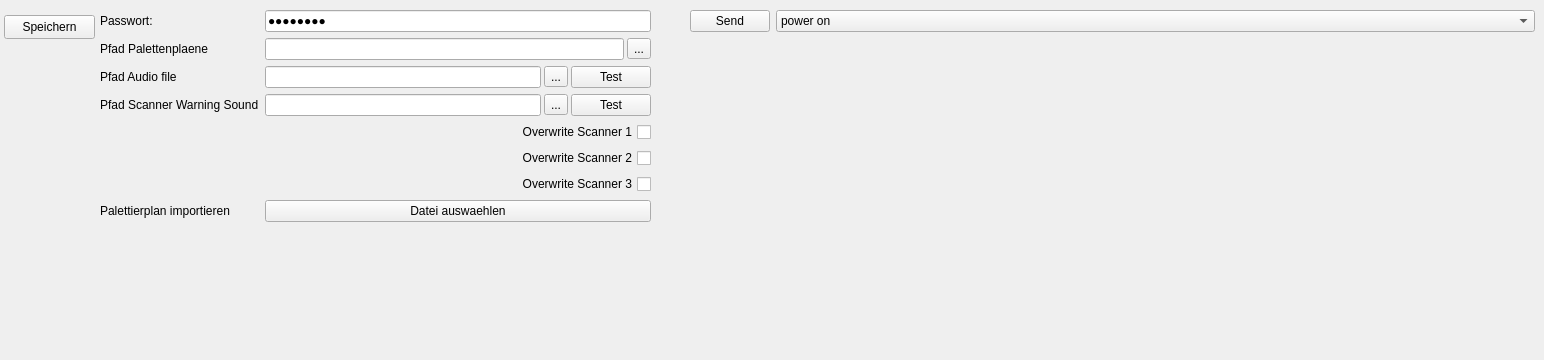
     <widget class="QWidget" name="adminSettingsTab">
      <attribute name="title">
       <string>Admin</string>
      </attribute>
      <widget class="QPushButton" name="ButtonZurueck_4">
       <property name="geometry">
        <rect>
         <x>0</x>
         <y>130</y>
         <width>81</width>
         <height>81</height>
        </rect>
       </property>
       <property name="cursor">
        <cursorShape>PointingHandCursor</cursorShape>
       </property>
       <property name="text">
        <string/>
       </property>
       <property name="icon">
        <iconset resource="MainWindowResources.qrc">
         <normaloff>:/Misc/imgs/zurueck.png</normaloff>:/Misc/imgs/zurueck.png</iconset>
       </property>
       <property name="iconSize">
        <size>
         <width>81</width>
         <height>81</height>
        </size>
       </property>
       <property name="flat">
        <bool>true</bool>
       </property>
      </widget>
      <widget class="QWidget" name="formLayoutWidget_3">
       <property name="geometry">
        <rect>
         <x>100</x>
         <y>10</y>
         <width>551</width>
         <height>341</height>
        </rect>
       </property>
       <layout class="QFormLayout" name="formLayout_3">
        <item row="0" column="0">
         <widget class="QLabel" name="label_8">
          <property name="text">
           <string>Passwort: </string>
          </property>
         </widget>
        </item>
        <item row="0" column="1">
         <widget class="QLineEdit" name="passwordEdit">
          <property name="inputMethodHints">
           <set>Qt::InputMethodHint::ImhNoAutoUppercase|Qt::InputMethodHint::ImhNoPredictiveText|Qt::InputMethodHint::ImhPreferNumbers|Qt::InputMethodHint::ImhSensitiveData</set>
          </property>
          <property name="inputMask">
           <string>XXXXXXXX</string>
          </property>
          <property name="maxLength">
           <number>8</number>
          </property>
          <property name="echoMode">
           <enum>QLineEdit::EchoMode::PasswordEchoOnEdit</enum>
          </property>
          <property name="clearButtonEnabled">
           <bool>true</bool>
          </property>
         </widget>
        </item>
        <item row="1" column="0">
         <widget class="QLabel" name="label_24">
          <property name="text">
           <string>Pfad Palettenplaene</string>
          </property>
         </widget>
        </item>
        <item row="1" column="1">
         <layout class="QHBoxLayout" name="horizontalLayout">
          <property name="spacing">
           <number>3</number>
          </property>
          <item>
           <widget class="QLineEdit" name="pathEdit"/>
          </item>
          <item>
           <widget class="QToolButton" name="buttonSelectRobPath">
            <property name="text">
             <string>...</string>
            </property>
            <property name="popupMode">
             <enum>QToolButton::ToolButtonPopupMode::InstantPopup</enum>
            </property>
           </widget>
          </item>
         </layout>
        </item>
        <item row="2" column="0">
         <widget class="QLabel" name="label_25">
          <property name="text">
           <string>Pfad Audio file</string>
          </property>
         </widget>
        </item>
        <item row="2" column="1">
         <layout class="QHBoxLayout" name="horizontalLayout_2">
          <property name="spacing">
           <number>3</number>
          </property>
          <item>
           <widget class="QLineEdit" name="audioPathEdit"/>
          </item>
          <item>
           <widget class="QToolButton" name="buttonSelectAudioFilePath">
            <property name="text">
             <string>...</string>
            </property>
            <property name="popupMode">
             <enum>QToolButton::ToolButtonPopupMode::InstantPopup</enum>
            </property>
           </widget>
          </item>
          <item>
           <widget class="QPushButton" name="pushButtonTestAlarmAudio">
            <property name="text">
             <string>Test</string>
            </property>
           </widget>
          </item>
         </layout>
        </item>
        <item row="3" column="0">
         <widget class="QLabel" name="label_scanner_warning_path">
          <property name="text">
           <string>Pfad Scanner Warning Sound</string>
          </property>
         </widget>
        </item>
        <item row="3" column="1">
         <layout class="QHBoxLayout" name="horizontalLayout_3">
          <property name="spacing">
           <number>3</number>
          </property>
          <item>
           <widget class="QLineEdit" name="scannerWarningSoundPathEdit"/>
          </item>
          <item>
           <widget class="QToolButton" name="buttonSelectScannerWarningSoundPath">
            <property name="text">
             <string>...</string>
            </property>
            <property name="popupMode">
             <enum>QToolButton::ToolButtonPopupMode::InstantPopup</enum>
            </property>
           </widget>
          </item>
          <item>
           <widget class="QPushButton" name="pushButtonTestScannerAudio">
            <property name="text">
             <string>Test</string>
            </property>
           </widget>
          </item>
         </layout>
        </item>
        <item row="7" column="0">
         <widget class="QLabel" name="label_import_rob">
          <property name="text">
           <string>Palettierplan importieren</string>
          </property>
         </widget>
        </item>
        <item row="7" column="1">
         <widget class="QPushButton" name="pushButtonImportRobFile">
          <property name="text">
           <string>Datei auswaehlen</string>
          </property>
         </widget>
        </item>
        <item row="4" column="0" colspan="2">
         <widget class="QCheckBox" name="checkBoxScanner1Overwrite">
          <property name="layoutDirection">
           <enum>Qt::LayoutDirection::RightToLeft</enum>
          </property>
          <property name="text">
           <string>Overwrite Scanner 1</string>
          </property>
         </widget>
        </item>
        <item row="5" column="0" colspan="2">
         <widget class="QCheckBox" name="checkBoxScanner2Overwrite">
          <property name="layoutDirection">
           <enum>Qt::LayoutDirection::RightToLeft</enum>
          </property>
          <property name="text">
           <string>Overwrite Scanner 2</string>
          </property>
         </widget>
        </item>
        <item row="6" column="0" colspan="2">
         <widget class="QCheckBox" name="checkBoxScanner3Overwrite">
          <property name="layoutDirection">
           <enum>Qt::LayoutDirection::RightToLeft</enum>
          </property>
          <property name="text">
           <string>Overwrite Scanner 3</string>
          </property>
         </widget>
        </item>
       </layout>
      </widget>
      <widget class="QWidget" name="formLayoutWidget_4">
       <property name="geometry">
        <rect>
         <x>690</x>
         <y>10</y>
         <width>845</width>
         <height>341</height>
        </rect>
       </property>
       <layout class="QFormLayout" name="formLayout_4">
        <item row="0" column="0">
         <widget class="QPushButton" name="pushButtonSendCommandRemoteControl">
          <property name="text">
           <string>Send</string>
          </property>
         </widget>
        </item>
        <item row="0" column="1">
         <widget class="QComboBox" name="comboBoxCommandRemoteControl">
          <item>
           <property name="text">
            <string>power on</string>
           </property>
          </item>
          <item>
           <property name="text">
            <string>brake release</string>
           </property>
          </item>
          <item>
           <property name="text">
            <string>play</string>
           </property>
          </item>
          <item>
           <property name="text">
            <string>stopj(5.0)</string>
           </property>
          </item>
          <item>
           <property name="text">
            <string>movej([1.760289, -1.055588, 2.78382, -1.897801, 1.23872, 3.215636]), a=0.5, v=0.3</string>
           </property>
          </item>
         </widget>
        </item>
       </layout>
      </widget>
      <widget class="QPushButton" name="pushButtonSpeichern_2">
       <property name="geometry">
        <rect>
         <x>4</x>
         <y>15</y>
         <width>91</width>
         <height>24</height>
        </rect>
       </property>
       <property name="text">
        <string>Speichern</string>
       </property>
      </widget>
     </widget>
